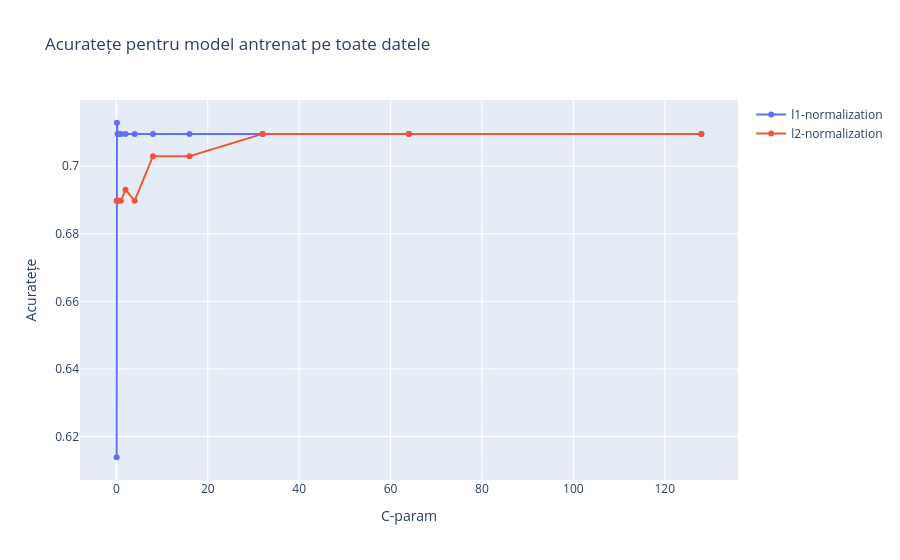

Notebook source saved alongside this figure:
### Code cell
import plotly.graph_objects as go

df_to_plot = pd.DataFrame(result).sort_values(by = 'C_param')
# Create traces
fig = go.Figure()
fig.add_trace(go.Scatter(x=df_to_plot.C_param, 
                         y=df_to_plot.accuracy_l1,
                    mode='lines+markers',
                    name='l1-normalization'))
fig.add_trace(go.Scatter(x=df_to_plot.C_param, 
                         y=df_to_plot.accuracy_l2,
                    mode='lines+markers',
                    name='l2-normalization'))

fig.update_layout(xaxis_title ='C-param',
yaxis_title = 'Acuratețe',
                  title = 'Acuratețe pentru model antrenat pe toate datele')
fig.show()

### Figure 1 — Plotly figure (JSON) as saved in the notebook; plotly's stock layout.template omitted (floating-point values rounded to 4 significant figures)
{"data": [{"mode": "lines+markers", "name": "l1-normalization", "type": "scatter", "x": [0.0625, 0.125, 0.25, 0.5, 1.0, 2.0, 4.0, 8.0, 16.0, 32.0, 64.0, 128.0], "y": [0.6139, 0.7129, 0.7096, 0.7096, 0.7096, 0.7096, 0.7096, 0.7096, 0.7096, 0.7096, 0.7096, 0.7096]}, {"mode": "lines+markers", "name": "l2-normalization", "type": "scatter", "x": [0.0625, 0.125, 0.25, 0.5, 1.0, 2.0, 4.0, 8.0, 16.0, 32.0, 64.0, 128.0], "y": [0.6898, 0.6898, 0.6898, 0.6898, 0.6898, 0.6931, 0.6898, 0.703, 0.703, 0.7096, 0.7096, 0.7096]}], "layout": {"title": {"text": "Acuratețe pentru model antrenat pe toate datele"}, "xaxis": {"title": {"text": "C-param"}}, "yaxis": {"title": {"text": "Acuratețe"}}}}
